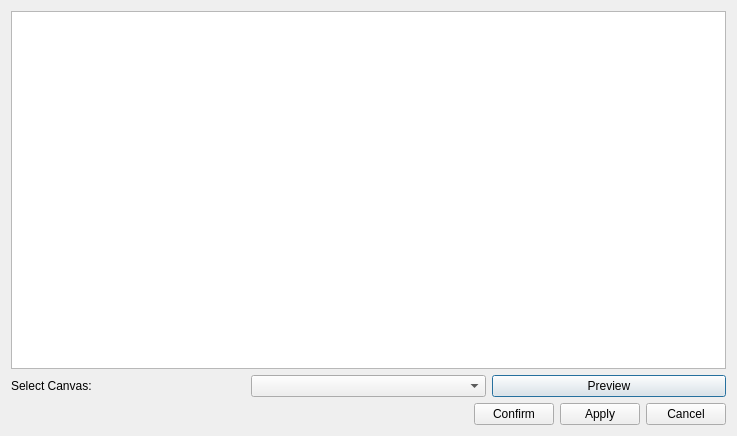
<?xml version="1.0" encoding="UTF-8"?>
<ui version="4.0">
 <class>Dialog</class>
 <widget class="QDialog" name="Dialog">
  <property name="geometry">
   <rect>
    <x>0</x>
    <y>0</y>
    <width>737</width>
    <height>436</height>
   </rect>
  </property>
  <property name="windowTitle">
   <string>Dialog</string>
  </property>
  <layout class="QVBoxLayout" name="verticalLayout_2">
   <item>
    <layout class="QHBoxLayout" name="horizontalLayout">
     <item>
      <widget class="QGraphicsView" name="graphicsView"/>
     </item>
     <item>
      <layout class="QVBoxLayout" name="verticalLayout">
       <property name="rightMargin">
        <number>0</number>
       </property>
      </layout>
     </item>
    </layout>
   </item>
   <item>
    <layout class="QHBoxLayout" name="horizontalLayout_5">
     <item>
      <widget class="QLabel" name="label_2">
       <property name="text">
        <string>Select Canvas:</string>
       </property>
      </widget>
     </item>
     <item>
      <widget class="QComboBox" name="comboBox"/>
     </item>
     <item>
      <widget class="QPushButton" name="pushButton_3">
       <property name="text">
        <string>Preview</string>
       </property>
      </widget>
     </item>
    </layout>
   </item>
   <item>
    <layout class="QHBoxLayout" name="horizontalLayout_2">
     <item>
      <spacer name="horizontalSpacer">
       <property name="orientation">
        <enum>Qt::Horizontal</enum>
       </property>
       <property name="sizeHint" stdset="0">
        <size>
         <width>40</width>
         <height>20</height>
        </size>
       </property>
      </spacer>
     </item>
     <item>
      <widget class="QPushButton" name="pushButton">
       <property name="text">
        <string>Confirm</string>
       </property>
      </widget>
     </item>
     <item>
      <widget class="QPushButton" name="pushButton_4">
       <property name="text">
        <string>Apply</string>
       </property>
      </widget>
     </item>
     <item>
      <widget class="QPushButton" name="pushButton_2">
       <property name="text">
        <string>Cancel</string>
       </property>
      </widget>
     </item>
    </layout>
   </item>
  </layout>
 </widget>
 <resources/>
 <connections/>
</ui>
